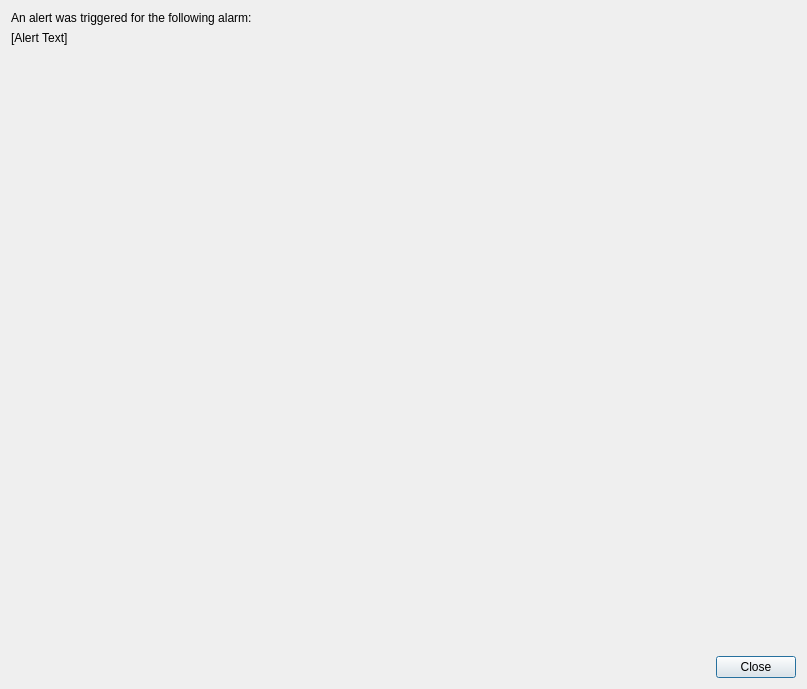
<?xml version="1.0" encoding="UTF-8"?>
<ui version="4.0">
 <class>Dialog</class>
 <widget class="QDialog" name="Dialog">
  <property name="geometry">
   <rect>
    <x>0</x>
    <y>0</y>
    <width>807</width>
    <height>689</height>
   </rect>
  </property>
  <property name="windowTitle">
   <string>Alert Information</string>
  </property>
  <layout class="QGridLayout" name="gridLayout">
   <item row="3" column="0">
    <widget class="QDialogButtonBox" name="button_box">
     <property name="orientation">
      <enum>Qt::Horizontal</enum>
     </property>
     <property name="standardButtons">
      <set>QDialogButtonBox::Close</set>
     </property>
    </widget>
   </item>
   <item row="1" column="0">
    <widget class="QLabel" name="alert_text_label">
     <property name="sizePolicy">
      <sizepolicy hsizetype="Preferred" vsizetype="Maximum">
       <horstretch>0</horstretch>
       <verstretch>0</verstretch>
      </sizepolicy>
     </property>
     <property name="text">
      <string>[Alert Text]</string>
     </property>
    </widget>
   </item>
   <item row="0" column="0">
    <widget class="QLabel" name="header_label">
     <property name="sizePolicy">
      <sizepolicy hsizetype="Preferred" vsizetype="Maximum">
       <horstretch>0</horstretch>
       <verstretch>0</verstretch>
      </sizepolicy>
     </property>
     <property name="text">
      <string>An alert was triggered for the following alarm:</string>
     </property>
    </widget>
   </item>
   <item row="2" column="0">
    <widget class="QLabel" name="alert_frame_label">
     <property name="text">
      <string/>
     </property>
    </widget>
   </item>
  </layout>
 </widget>
 <resources/>
 <connections>
  <connection>
   <sender>button_box</sender>
   <signal>accepted()</signal>
   <receiver>Dialog</receiver>
   <slot>accept()</slot>
   <hints>
    <hint type="sourcelabel">
     <x>248</x>
     <y>254</y>
    </hint>
    <hint type="destinationlabel">
     <x>157</x>
     <y>274</y>
    </hint>
   </hints>
  </connection>
  <connection>
   <sender>button_box</sender>
   <signal>rejected()</signal>
   <receiver>Dialog</receiver>
   <slot>reject()</slot>
   <hints>
    <hint type="sourcelabel">
     <x>316</x>
     <y>260</y>
    </hint>
    <hint type="destinationlabel">
     <x>286</x>
     <y>274</y>
    </hint>
   </hints>
  </connection>
 </connections>
</ui>
